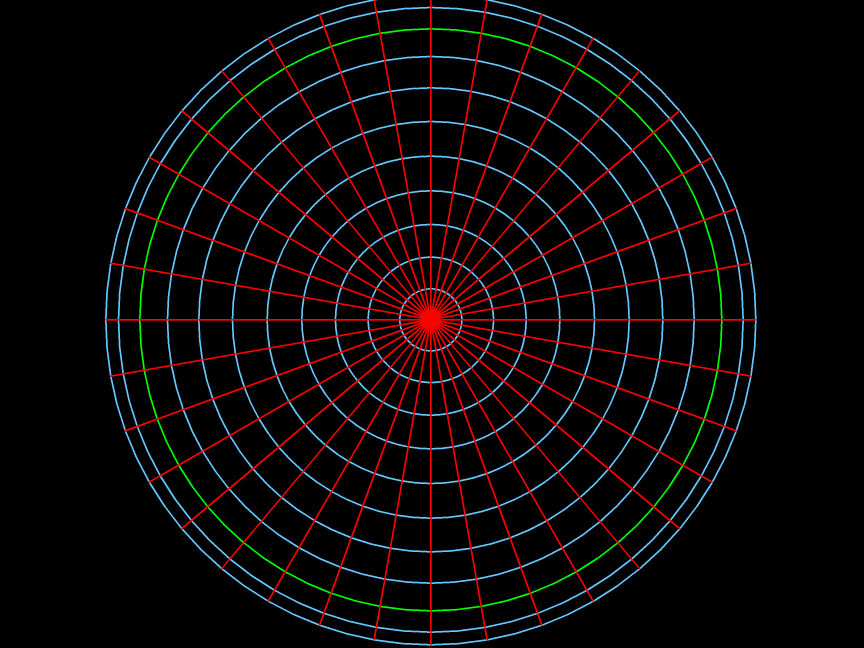
#> input picture unitest/image_virtual.png, 2592 x 1944 px (shown at 1/3 size)
$ python testing_code.py
#> lines starting #> are read from the running program, lines starting #| are printed output that depends on the picture
"""

This is the testing code of moildev, for a green hand people will very easy to get
the idea about what the moildev do during the processing.

last modified: 13/07/2023
writer: Haryanto
contact: perseverance@gmail.com

"""

import os
import sys

sys.path.append(os.path.dirname(__file__))
sys.path.append(os.path.join(os.path.dirname(__file__), "../.."))

from moildev import Moildev
import cv2
import platform

print(platform.python_version())

#  Specify the size of window show image
w, h = 400, 300


image = cv2.imread("image_virtual.png")
#> image is the input picture: shape (1944, 2592, 3); mean B, G, R 8.1, 7.7, 11.9
image = cv2.circle(image, (1295, 1844), 25, (0, 255, 0), 25)
image_experiment = cv2.imread("image_experiment.png")
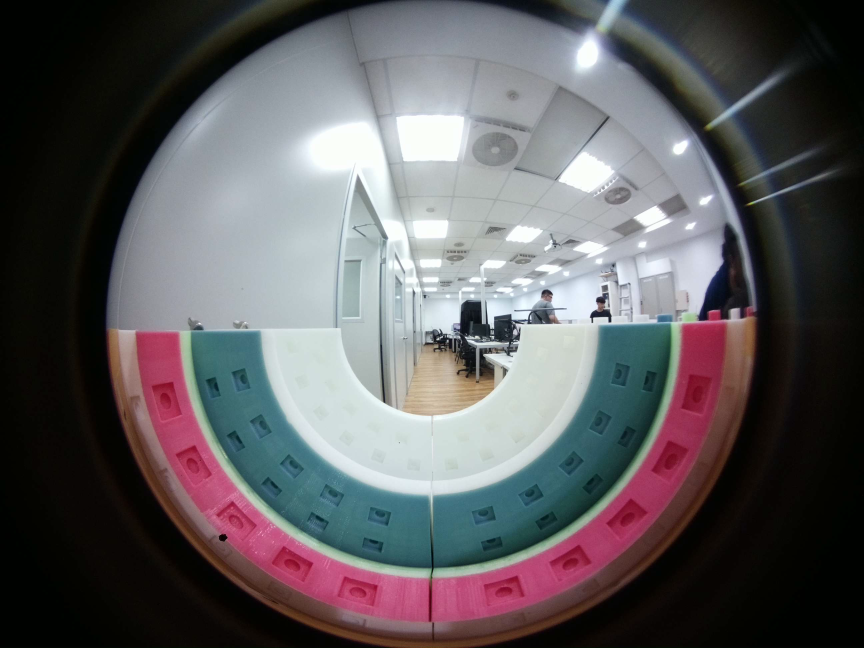
#> input picture unitest/image_experiment.png, 2592 x 1944 px (shown at 1/3 size)
#> image_experiment is the input picture: shape (1944, 2592, 3); mean B, G, R 94.1, 91.5, 93.9
image_experiment = cv2.circle(image_experiment, (1295, 1844), 25, (0, 255, 0), 25)

Moildev.version()
#> (this line was passed over: moildev is not available in this run)

original_colon = cv2.resize(image_experiment, (w, h))
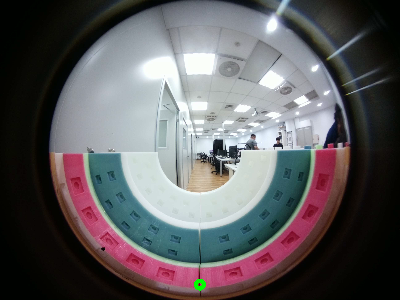
#> original_colon: shape (300, 400, 3); mean B, G, R 94, 91.6, 93.7
cv2.imshow("original experiment", original_colon)

original = cv2.resize(image, (w, h))
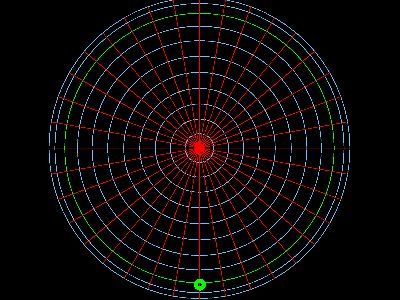
#> original: shape (300, 400, 3); mean B, G, R 8.1, 7.9, 11.7
cv2.imshow("original virtual", original)

# create moildev object
#> (the run stopped early here; a loop or call above may not have finished)
